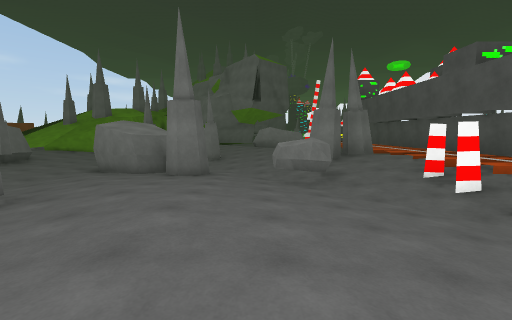
[1] (above)

17 first-person views from a walk through a 3-D level made in the Unity game engine. The camera is 1.4 m above the floor, tilts 6° down and sees 90° across. The floor is counted in squares, 2 m on a side. Each view is taken from the middle of a square. On the plan, view 1 faces up. The plan holds only what a view shows up to about 9 squares ahead; the rest is blank. The place goes on beyond the plan. The player character is not drawn.

[2]
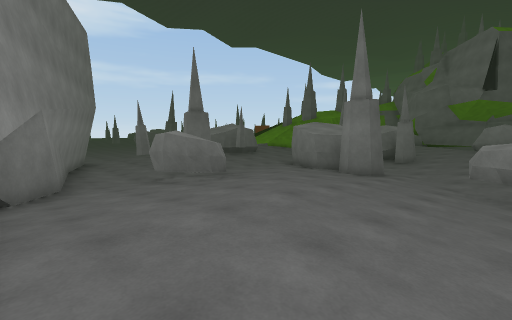

[3]
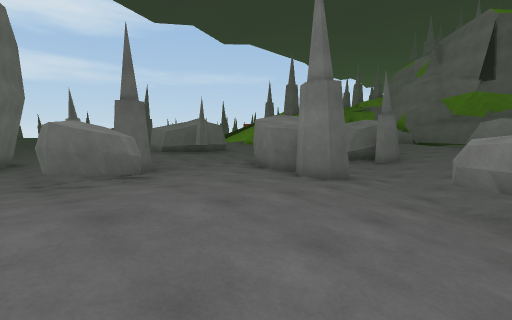

[4]
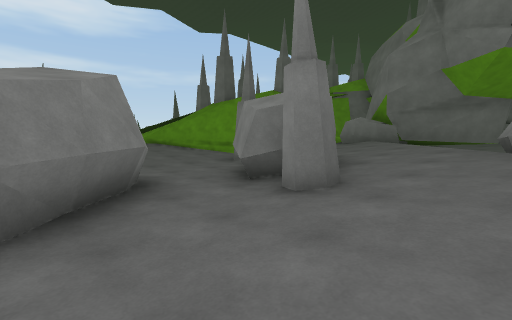

[5]
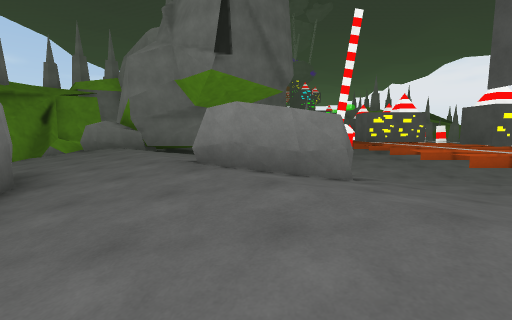

[6]
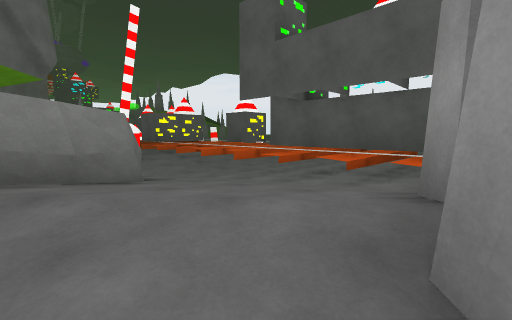

[7]
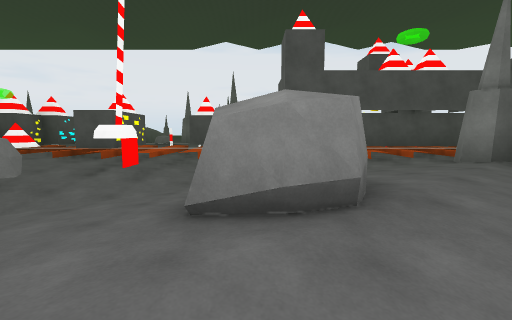

[8]
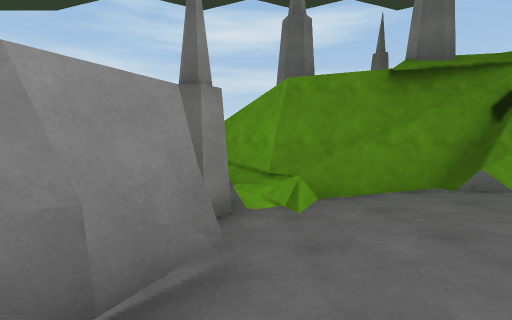

[9]
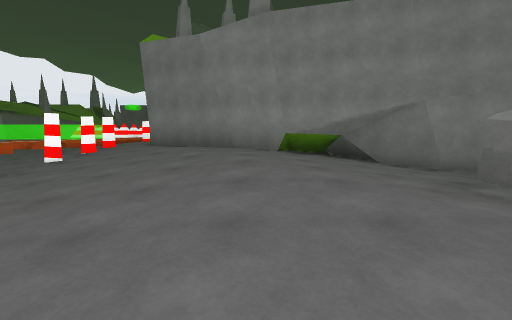

[10]
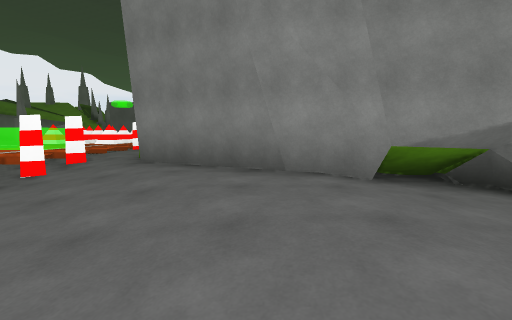

[11]
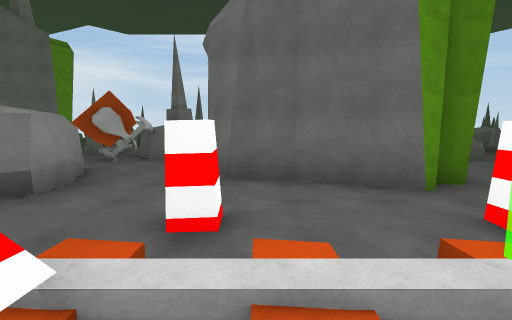

[12]
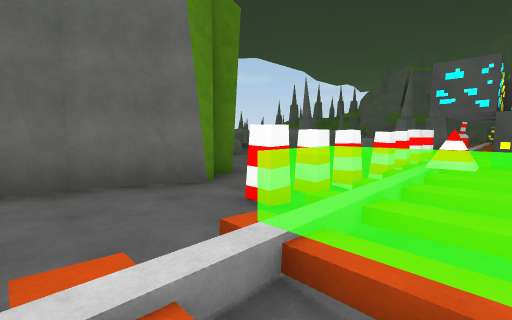

[13]
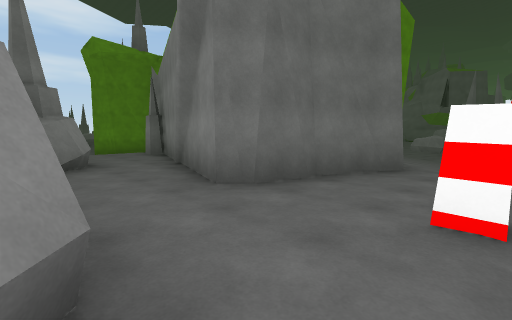

[14]
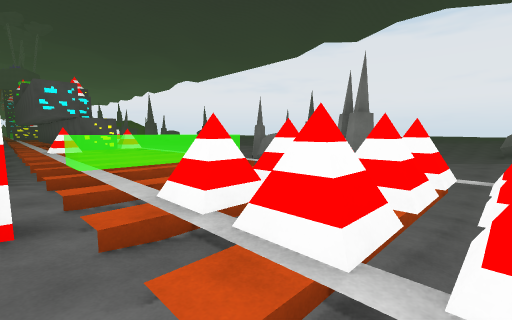

[15]
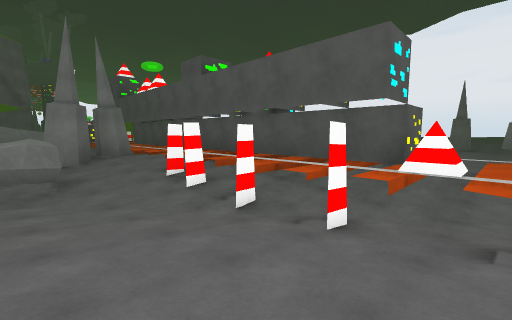

[16]
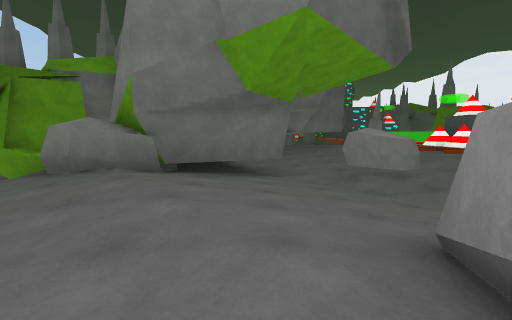

[17]
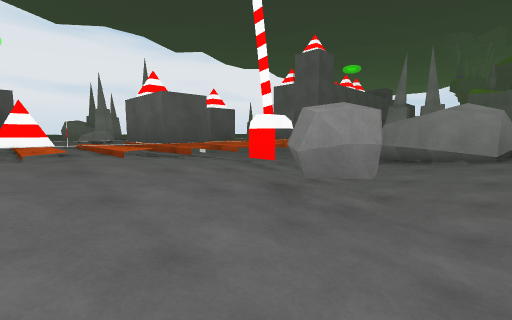

### Floor plan
Key: @ floor where view 1 was taken; # wall or solid block; x gap in a wall; . main floor; : floor 0.25 m higher than the main floor; - floor 0.25 m lower than the main floor; + floor 0.5 m higher than the main floor; _ floor 0.5 m lower than the main floor; * floor 0.75 m higher than the main floor; % floor 1 m higher than the main floor; & floor 4.25 m higher than the main floor; $ floor 5 m higher than the main floor; / step, stairs or slope; = window, fence, low wall or low ledge; ^ raised ledge; v drop or lower ground; O other object.
Columns run from 10 left of view 1 to 6 right of it. Each row starts with its distance up from view 1.
 21   #=#    -..:++O#
 20   $/#    #-..:+/+
 19   $/#   ##_-..://
 18   #&#####.-##../#
 17   //#.:+:.-__-#//
 16    ##..:+:.-_-./v
 15    #=-.:+:..-_-%v
 14   /#/_-.:+###-_%v
 13   v=x###.:###.-/#
 12   .-__###.:+:..%*
 11   .-___##..:+:./#
 10     _____-.:++:/#
  9   #-_ ##__-.###//
  8   #-_###__-..:+/
  7    -__###-_-..:/+
  6    -__-...-#-../*
  5    -__-....-_-#/*
  4     #_-.::.-__.//
  3 _____##.:::.-_#/.
  2 ##____..:+:..-//#
  1  ####-..:++:..-%v
  0     ###.:+@+:.#%*
 -1       #####++:#/v
 -2           ###+:/v
 -3             #+#^^
 -4      ####  ##++/#
 -5      +++####+++//
 -6      +++++++++#/O
 -7        ##++++++/O
 -8         # +###+/O

Where each view was taken, in squares from view 1:
view 1: 0 up, 0 right, facing up
view 2: 0 up, 1 right, facing up-left
view 3: 2 up, 1 right, facing up-left
view 4: 8 up, 0 right, facing up-left
view 5: 9 up, 1 right, facing up
view 6: 9 up, 1 right, facing up-right
view 7: 14 up, 2 left, facing right
view 8: 14 up, 2 left, facing left
view 9: 6 up, 1 left, facing down
view 10: 3 up, 0 right, facing down
view 11: 5 down, 6 right, facing left
view 12: 5 down, 6 right, facing up-left
view 13: 8 down, 4 right, facing up-left
view 14: 8 down, 4 right, facing up-right
view 15: 0 up, 1 right, facing up-right
view 16: 13 up, 1 left, facing up
view 17: 21 up, 0 right, facing down-right
